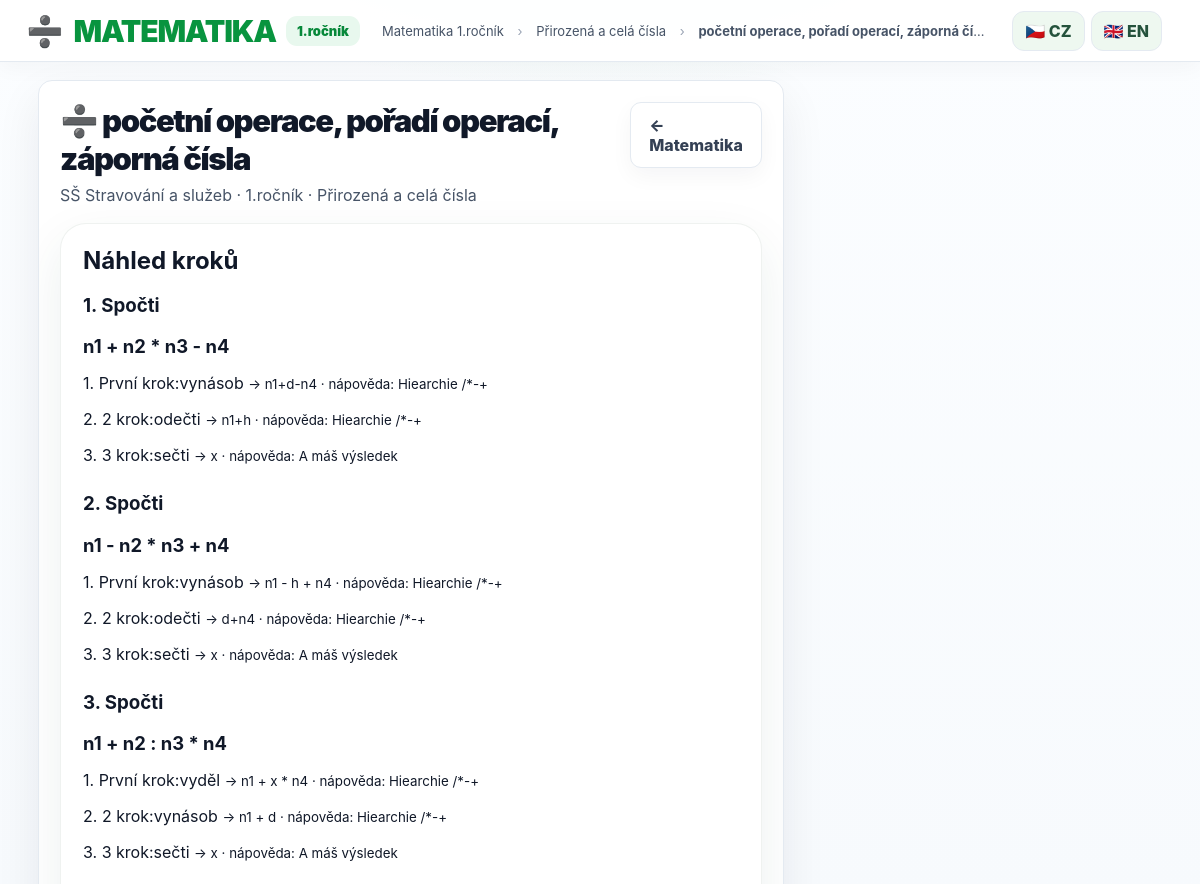
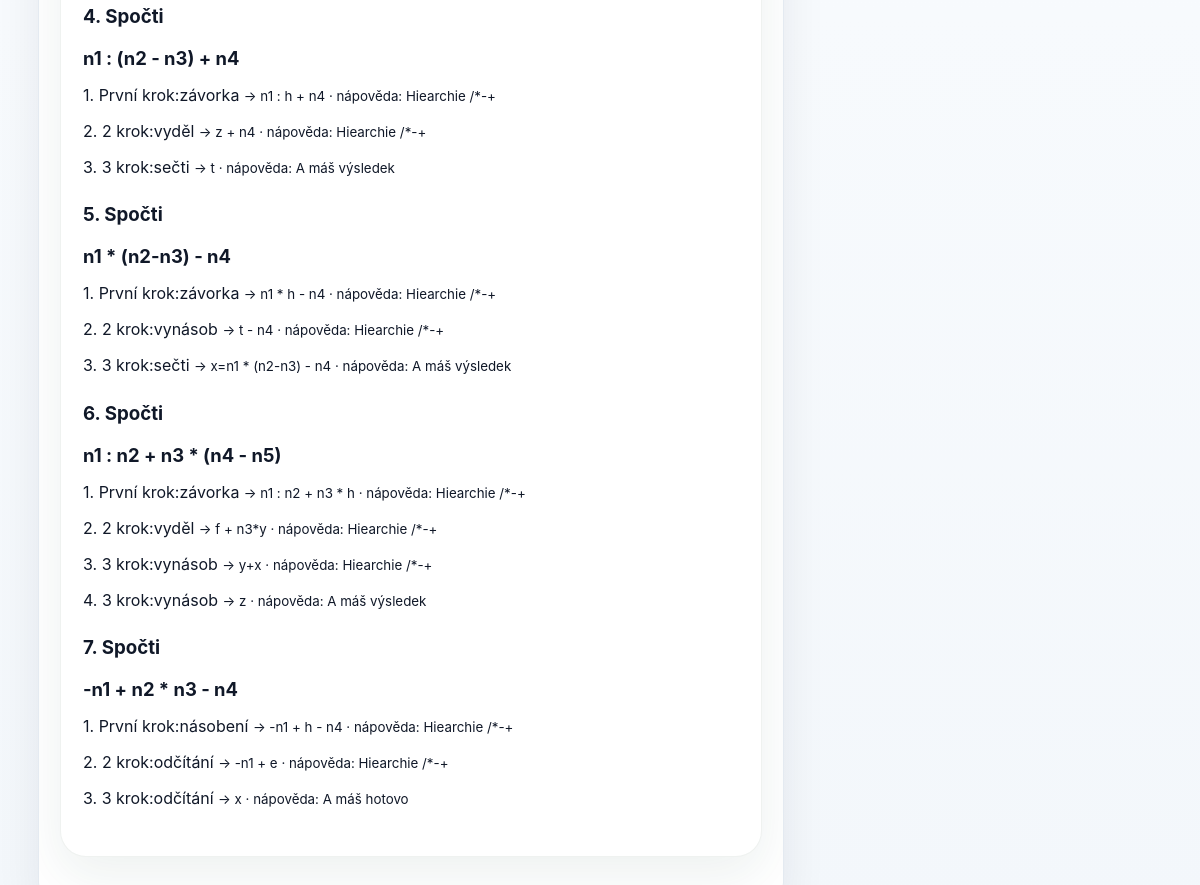
Screenshot of /math-lesson/3 (signed in) with the database file from the repository (2 pictures, top to bottom).
### app.py (models this page shows)
class MathLesson(db.Model):
    id = db.Column(db.Integer, primary_key=True)
    school = db.Column(db.String(160), default='')
    grade_name = db.Column(db.String(120), default='')
    topic = db.Column(db.String(180), default='')
    title = db.Column(db.String(220), nullable=False)
    html_original = db.Column(db.String(255), default='')
    html_stored = db.Column(db.String(255), default='')
    is_published = db.Column(db.Boolean, default=True)
    created_at = db.Column(db.DateTime, default=datetime.utcnow)

class MathExample(db.Model):
    id = db.Column(db.Integer, primary_key=True)
    lesson_id = db.Column(db.Integer, db.ForeignKey('math_lesson.id'), nullable=False)
    order = db.Column(db.Integer, default=1)
    title = db.Column(db.String(220), default='')
    problem = db.Column(db.Text, nullable=False)
    prose_problem = db.Column(db.Text, default='')
    image_stored = db.Column(db.String(255), default='')
    variant_enabled = db.Column(db.Boolean, default=False)
    variant_values = db.Column(db.Text, default='')
    variant_condition = db.Column(db.Text, default='')
    variant_min = db.Column(db.Float, default=1)
    variant_max = db.Column(db.Float, default=30)
    variant_step = db.Column(db.Float, default=1)
    variant_result_kind = db.Column(db.String(20), default='any')
    variant_result_sign = db.Column(db.String(20), default='any')
    variant_result_min = db.Column(db.Float, nullable=True)
    variant_result_max = db.Column(db.Float, nullable=True)
    variant_result_decimals = db.Column(db.Integer, default=-1)
    lesson = db.relationship('MathLesson', backref='examples')

class MathStep(db.Model):
    id = db.Column(db.Integer, primary_key=True)
    example_id = db.Column(db.Integer, db.ForeignKey('math_example.id'), nullable=False)
    order = db.Column(db.Integer, default=1)
    instruction = db.Column(db.Text, nullable=False)
    expected = db.Column(db.Text, nullable=False)
    hint = db.Column(db.Text, default='')
    result_formula = db.Column(db.Text, default='')
    result_decimals = db.Column(db.Integer, default=2)
    example = db.relationship('MathExample', backref='steps')

### app.py (the view, shortened to what this page needs)
@app.route('/math-lesson/<int:lesson_id>', methods=['GET','POST'])
def math_lesson(lesson_id):
    r=require_login()
    if r:return r
    item=db.session.get(MathLesson,lesson_id)
    if not item:return 'Matematická lekce nebyla nalezena.',404
    if current_user().role=='student':
        begin_focus_attempt('math', item.id)
    examples=sorted(item.examples,key=lambda x:x.order)
    math_variants = {ex.id: generated_math_variant(ex, current_user().id) for ex in examples} if current_user().role=='student' else {}
    html_content=render_informatics_html(item.html_stored)
    current=None; attempt=None; idx=0; total=0; message=None; hint=None
    if current_user().role=='student':
        flat,attempt,idx=math_current_position(item,current_user().id)
        total=len(flat)
        if idx < total:
            current=flat[idx]
        if request.method=='POST':
            action=request.form.get('action','check')
            if action=='submit':
                percent=round((attempt.completed_steps or 0)/max(total,1)*100)
                attempt.total_steps=total; attempt.percent=percent
                attempt.grade=informatics_grade_from_percent(percent)
                attempt.status='odevzdáno'
                attempt.focus_lost=consume_focus_count('math',item.id)
                attempt.updated_at=datetime.utcnow()
                db.session.commit()
                flash(f'Lekce byla odevzdána: {percent} %, známka {attempt.grade}.')
                return redirect(url_for('subject_catalog',kind='matematika'))
            if current:
                ex,step=current
                variant_now = math_variants.get(ex.id, {})
                expected_now = _effective_math_expected(
                    ex,
                    step,
                    variant_now.get('steps', {}).get(step.id, {}).get('expected', step.expected),
                    variant_now.get('problem', ex.problem),
                )
                answer = math_answer_from_fields(expected_now, request.form)
                if math_answers_equivalent(answer, expected_now):
                    answers = _safe_json(attempt.answers_json, [])
                    answers.append({
                        'example_id': ex.id,
                        'step_id': step.id,
                        'answer': str(answer).strip()
                    })
                    attempt.answers_json = json.dumps(answers, ensure_ascii=False)
                    attempt.completed_steps=int(attempt.completed_steps or 0)+1
                    attempt.total_steps=total
                    attempt.percent=round(attempt.completed_steps/max(total,1)*100)
                    attempt.grade=informatics_grade_from_percent(attempt.percent)
                    attempt.status='rozpracováno'
                    attempt.focus_lost=get_focus_count('math',item.id)
                    attempt.updated_at=datetime.utcnow()
                    db.session.commit()
                    message='✅ Správně. Odemkl se další krok.'
                    flat,attempt,idx=math_current_position(item,current_user().id)
                    current=flat[idx] if idx < len(flat) else None
                else:
                    message='❌ Tento krok ještě není správně.'
                    hint=step.hint
        percent=round((attempt.completed_steps or 0)/max(total,1)*100) if attempt else 0
        grade=informatics_grade_from_percent(percent)
    else:
        percent=0;grade=None
    history_by_example = {}
    if attempt:
        for saved in _safe_json(attempt.answers_json, []):
            history_by_example.setdefault(str(saved.get('example_id')), []).append(saved.get('answer',''))
    current_example_number = current[0].order if current else (len(examples) if examples else 0)
    current_step_number = current[1].order if current else None
    current_input_html = None
    course={'subject':'Matematika','grade':item.grade_name,'block':item.topic,'icon':'➗'}
    lesson_obj={'title':item.title,'block':item.topic}
    return render_template('math_lesson_engine.html',course=course,lesson=lesson_obj,item=item,
        examples=examples,current=current,attempt=attempt,total=total,idx=idx,
        percent=percent,grade=grade,message=message,hint=hint,html_content=html_content,
        history_by_example=history_by_example,
        current_example_number=current_example_number,
        current_step_number=current_step_number,
        math_variants=math_variants,current_input_html=current_input_html)

### app.py (called while the page is built)
def current_lang():
    lang = session.get('lang', 'cs')
    return lang if lang in ('cs','en') else 'cs'

def tr(value):
    if value is None: return ''
    return I18N.get(current_lang(), {}).get(str(value), str(value))

def current_user():
    uid = session.get('uid')
    return db.session.get(User, uid) if uid else None

def require_login():
    if not current_user(): return redirect(url_for('login'))

@app.context_processor
def inject():
    u = current_user()
    last = None
    if u:
        res = Result.query.filter_by(user_id=u.id).order_by(Result.created_at.desc()).first()
        if res: last = {'lesson': res.lesson.title, 'percent': res.percent, 'grade': res.grade, 'score': res.score, 'total': res.total}
    return {'user': u, 'last_result': last, 'lang': current_lang(), 't': tr, 'language_locked': bool(session.get('language_locked'))}

def render_informatics_html(filename):
    if not filename:
        return ''
    path = INFORMATICS_SOURCE_DIR / filename
    if not path.exists():
        return ''
    try:
        return path.read_text(encoding='utf-8', errors='replace')
    except Exception:
        return ''

def format_math_display(value):
    text = str(value or '')
    text = re.sub(r'(\d+(?:[.,]\d+)?)\s*deg\b', lambda m: m.group(1) + '°', text, flags=re.IGNORECASE)
    text = re.sub(r'\balpha\b', 'α', text, flags=re.IGNORECASE)
    text = re.sub(r'\b(asin|acos|atan)\(([^()]+)\)', lambda m: {'asin':'sin⁻¹','acos':'cos⁻¹','atan':'tan⁻¹'}[m.group(1).lower()]+' '+m.group(2), text, flags=re.IGNORECASE)
    text = re.sub(r'\b(sin|cos|tan)\(([^()]+)\)', r'\1 \2', text, flags=re.IGNORECASE)
    return text

def _is_render_instance():
    if str(os.getenv('RENDER', '')).lower() in ('1', 'true', 'yes'):
        return True
    if os.getenv('RENDER_SERVICE_ID'):
        return True
    try:
        return '.onrender.com' in (request.host or '').lower()
    except RuntimeError:
        return False

@app.context_processor
def inject_local_access():
    local = not _is_render_instance()
    return {
        'is_local_instance': local,
        'local_access_url': (f'http://{_local_lan_ip()}:5000/login' if local else '')
    }

### templates/math_lesson_engine.html (shortened to what this page needs)
{% extends 'base.html' %}
{% block content %}
<div class="layout dashboard-layout"><main class="main-card">
<div class="title-row"><div><h1>➗ {{item.title}}</h1><p>{{item.school}} · {{item.grade_name}} · {{item.topic}}</p></div>
<a class="switch" href="{{url_for('subject_catalog',kind='matematika')}}">← Matematika</a></div>
{% if user.role=='teacher' %}
<section class="course-card" style="padding:22px;margin-top:18px">
<h2>Náhled kroků</h2>
{% for ex in examples %}
<div style="margin:18px 0">
<h3>{{loop.index}}. {{ex.title or 'Příklad ' ~ loop.index}}</h3>
{% if ex.prose_problem %}<div style="font-size:1.08rem;font-weight:600;margin:8px 0;white-space:pre-line">{{ex.prose_problem}}</div><div style="margin:5px 0;color:#65717d;white-space:pre-line">Matematický vzor: {{ex.problem|math_display}}</div>{% else %}<div style="font-size:1.15rem;font-weight:700;margin:8px 0;white-space:pre-line">{{ex.problem|math_display}}</div>{% endif %}
{% for st in ex.steps|sort(attribute='order') %}
<div style="padding:8px 0">{{loop.index}}. {{st.instruction}} <small>→ {{st.expected|math_display}} · nápověda: {{st.hint}}</small></div>
{% endfor %}
</div>
{% endfor %}
</section>
{% endif %}
</main></div>
{% endblock %}

### templates/base.html (shortened to what this page needs)
<!doctype html>
<html lang="{{ lang }}">
<head>
  <link rel="stylesheet" href="{{ url_for('static', filename='css/style.css') }}">
</head>
<body{% if user and user.role == 'student' and lesson and lesson._id is defined %} data-focus-guard="1"{% endif %}>
<header class="topbar">
  <a class="brand brand-link" href="{{ url_for('portal') if user else url_for('login') }}"><div class="leaf">{{ course.icon }}</div><div class="brand-title">{{ course.subject|upper }}</div>{% if course.grade %}<span class="pill">{{ course.grade }}</span>{% endif %}</a>
  <div class="crumbs">{% if user and lesson %}{{ course.subject }} {{ course.grade }} <span>›</span> {{ lesson.block }} <span>›</span> <b>{{ lesson.title }}</b>{% elif user %}{{ t('Vyber předmět, školu a ročník, téma a lekci') }}{% else %}{{ t('Přihlášení') }}{% endif %}</div>
  <div class="lang-switch" style="display:flex;gap:6px;align-items:center;margin-left:auto;margin-right:12px">
    <a class="toplink" href="{{ url_for('set_language', lang='cs') }}" {% if lang=='cs' %}style="font-weight:800"{% endif %}>🇨🇿 CZ</a>
    <a class="toplink" href="{{ url_for('set_language', lang='en') }}" {% if lang=='en' %}style="font-weight:800"{% endif %}>🇬🇧 EN</a>
  </div>
</header>
{% block content %}{% endblock %}
</body>
</html>

### static/css/style.css (style rules this page uses)
:root { --green:#08943f;--green2:#16a34a;--green3:#eaf8ef;--blue:#0b72ef; --navy:#071a2d;--navy2:#0a2a45;--text:#101828;--muted:#667085; --line:#e4eaf1;--line2:#edf1f6;--bg:#f5f8fb;--card:#fff; --shadow:0 18px 46px rgba(15,23,42,.075);--soft:0 8px 22px rgba(15,23,42,.045); }
* { box-sizing:border-box }
html { scroll-behavior:smooth }
body { margin:0;font-family:Inter,Segoe UI,Arial,sans-serif;color:var(--text);background:#f5f8fb;background-image:radial-gradient(700px 240px at 50% -80px,rgba(34,197,94,.11),transparent 70%),linear-gradient(180deg,#fbfdff,#f3f7fb) }
.topbar { height:62px;background:rgba(255,255,255,.96);border-bottom:1px solid var(--line);display:flex;align-items:center;gap:22px;padding:0 26px;position:sticky;top:0;z-index:30;box-shadow:0 6px 22px rgba(15,23,42,.035) }
.brand { display:flex;align-items:center;gap:10px;min-width:290px }
.leaf { font-size:30px }
.brand-title { font-size:30px;line-height:1;color:var(--green);font-weight:950;letter-spacing:-.04em }
.pill { background:#e8f8ee;color:#07883a;border-radius:11px;padding:7px 11px;font-weight:900;font-size:13px }
.crumbs { font-size:13px;color:#475467;flex:1;white-space:nowrap;overflow:hidden;text-overflow:ellipsis }
.crumbs span { color:#98a2b3;margin:0 10px }
.layout { max-width:1510px;margin:0 auto;padding:18px 18px 16px;display:grid;grid-template-columns:285px minmax(720px,1fr) 286px;gap:18px;align-items:start }
.main-card { background:#fff;border:1px solid var(--line);border-radius:14px;box-shadow:var(--shadow);padding:21px;overflow:hidden }
.title-row { display:flex;justify-content:space-between;align-items:flex-start;gap:14px }
.title-row h1 { margin:0 0 8px;font-size:31px;font-weight:950;letter-spacing:-.045em }
.title-row p { margin:0;color:#475467 }
.switch { border:1px solid var(--line);border-radius:11px;background:#fff;color:#344054;text-decoration:none;padding:12px 18px;font-weight:800;box-shadow:var(--soft) }
@media (max-width:1350px) { .layout { grid-template-columns:245px minmax(640px,1fr);max-width:1160px } }
@media (max-width:1350px) { .brand { min-width:260px } }
.toplink { border:1px solid var(--line);border-radius:10px;padding:8px 10px;text-decoration:none;color:#344054;font-weight:850;background:#fff }
.dashboard-layout { grid-template-columns:1fr 360px }
.course-card { background:#fff;border-radius:26px;padding:24px;margin:18px 0;box-shadow:0 18px 50px rgba(31,77,61,.08);border:1px solid rgba(50,90,70,.08) }
.course-card h2 { margin:0 0 16px }
.toplink { background:#eef8f0;border-radius:12px;padding:9px 12px;text-decoration:none;color:#24523c;font-weight:800 }
.brand-link { text-decoration:none;color:inherit }

### rows the page displays
MathLesson: grade "1.ročník", block "Přirozená a celá čísla", title "početní operace, pořadí operací, záporná čí…", title "početní operace, pořadí operací, záporná čísla", school "SŠ Stravování a služeb", grade_name "1.ročník", topic "Přirozená a celá čísla"
MathExample: title "Spočti", problem|math_display "n1 + n2 * n3 - n4"
MathStep: instruction "První krok:vynásob", expected|math_display "n1+d-n4", hint "Hiearchie /*-+"
MathStep: instruction "2 krok:odečti", expected|math_display "n1+h", hint "Hiearchie /*-+"
MathStep: instruction "3 krok:sečti", expected|math_display "x", hint "A máš výsledek"
MathExample: title "Spočti", problem|math_display "n1 - n2 * n3 + n4"
MathStep: instruction "První krok:vynásob", expected|math_display "n1 - h + n4", hint "Hiearchie /*-+"
MathStep: instruction "2 krok:odečti", expected|math_display "d+n4", hint "Hiearchie /*-+"
MathStep: instruction "3 krok:sečti", expected|math_display "x", hint "A máš výsledek"
MathExample: title "Spočti", problem|math_display "n1 + n2 : n3 * n4"
MathStep: instruction "První krok:vyděl", expected|math_display "n1 + x * n4", hint "Hiearchie /*-+"
MathStep: instruction "2 krok:vynásob", expected|math_display "n1 + d", hint "Hiearchie /*-+"
MathStep: instruction "3 krok:sečti", expected|math_display "x", hint "A máš výsledek"
MathExample: title "Spočti", problem|math_display "n1 : (n2 - n3) + n4"
MathStep: instruction "První krok:závorka", expected|math_display "n1 : h + n4", hint "Hiearchie /*-+"
MathStep: instruction "2 krok:vyděl", expected|math_display "z + n4", hint "Hiearchie /*-+"
MathStep: instruction "3 krok:sečti", expected|math_display "t", hint "A máš výsledek"
MathExample: title "Spočti", problem|math_display "n1 * (n2-n3) - n4"
MathStep: instruction "První krok:závorka", expected|math_display "n1 * h - n4", hint "Hiearchie /*-+"
MathStep: instruction "2 krok:vynásob", expected|math_display "t - n4", hint "Hiearchie /*-+"
MathStep: instruction "3 krok:sečti", expected|math_display "x=n1 * (n2-n3) - n4", hint "A máš výsledek"
MathExample: title "Spočti", problem|math_display "n1 : n2 + n3 * (n4 - n5)"
MathStep: instruction "První krok:závorka", expected|math_display "n1 : n2 + n3 * h", hint "Hiearchie /*-+"
MathStep: instruction "2 krok:vyděl", expected|math_display "f + n3*y", hint "Hiearchie /*-+"
MathStep: instruction "3 krok:vynásob", expected|math_display "y+x", hint "Hiearchie /*-+"
MathStep: instruction "3 krok:vynásob", expected|math_display "z", hint "A máš výsledek"
MathExample: title "Spočti", problem|math_display "-n1 + n2 * n3 - n4"
MathStep: instruction "První krok:násobení", expected|math_display "-n1 + h - n4", hint "Hiearchie /*-+"
MathStep: instruction "2 krok:odčítání", expected|math_display "-n1 + e", hint "Hiearchie /*-+"
MathStep: instruction "3 krok:odčítání", expected|math_display "x", hint "A máš hotovo"

### other values shown
{{ course.icon }} "➗"
{{ course.subject|upper }} "MATEMATIKA"
{{ course.subject }} "Matematika"
